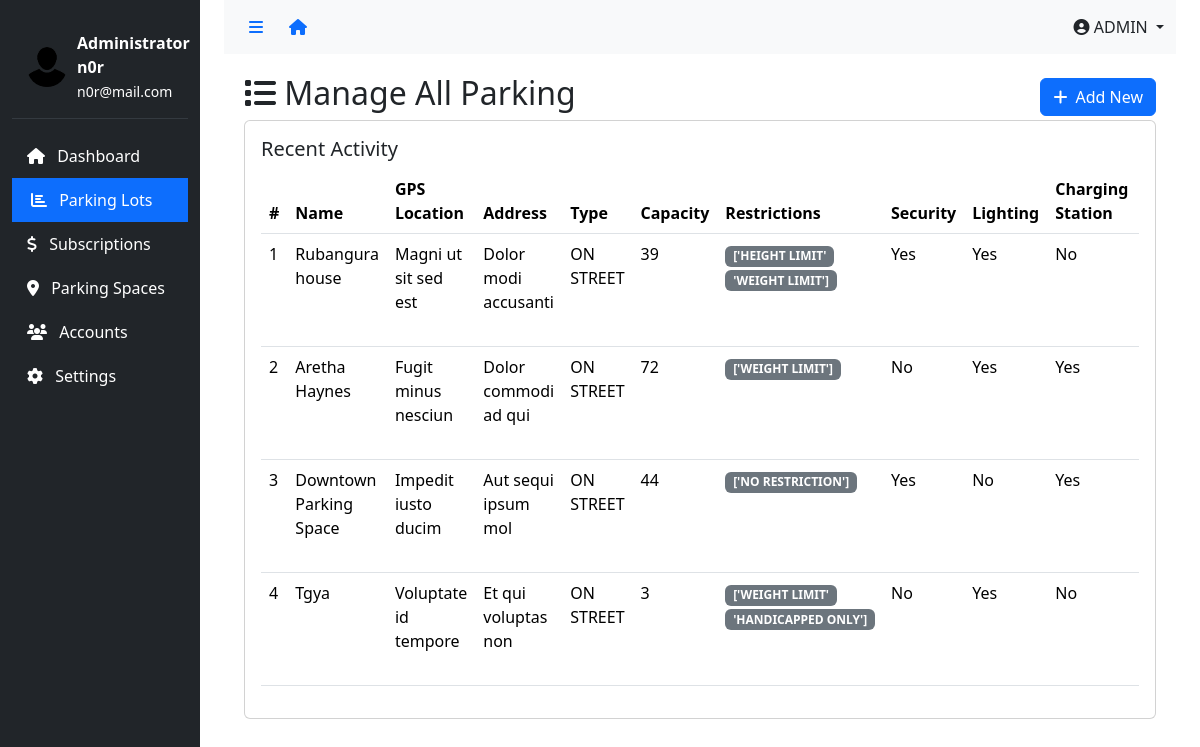
The page /dashboard/parking (signed in) on the database as committed earlier.
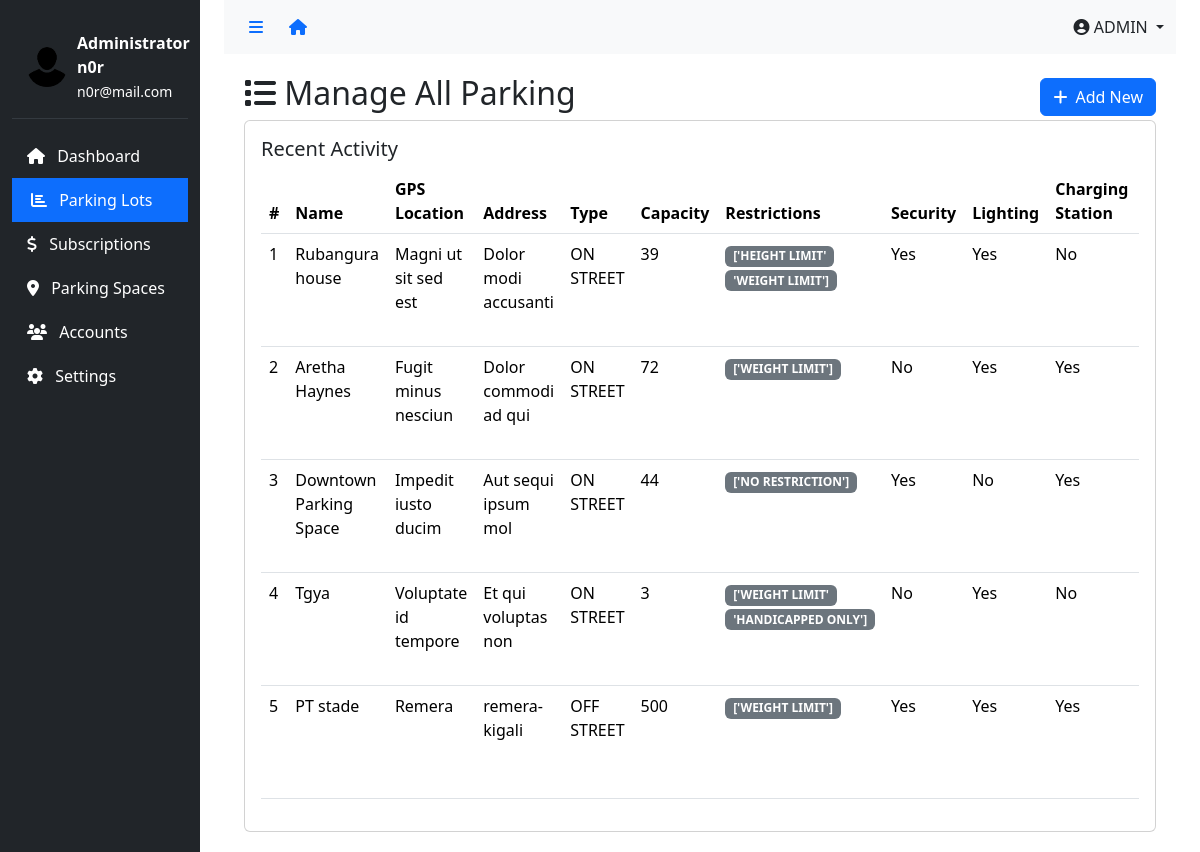
The same page on the database as committed later.
### app/models.py (models this page shows, shortened)
class ParkingLot(models.Model):
    name = models.CharField(max_length=255, unique=True)
    gpsLocation = models.CharField(max_length=255)
    address = models.CharField(max_length=255)
    type = models.CharField(max_length=20, choices=[('ON STREET', 'On Street'), ('OFF STREET', 'Off Street')], default='ON STREET')
    capacity = models.IntegerField()
    restrictions = models.CharField(max_length=255, blank=True, null=True)  # Store as a comma-separated string
    security = models.BooleanField(default=False)
    lighting = models.BooleanField(default=False)
    chargingStation = models.BooleanField(default=False)
    manager_1 = models.ForeignKey('User', related_name='primary_manager', null=True, on_delete=models.SET_NULL)
    manager_2 = models.ForeignKey('User', related_name='secondary_manager', null=True, blank=True, on_delete=models.SET_NULL)
    created_at = models.DateTimeField(auto_now_add=True)
    @property
    def restrictions_list(self):
        if not self.restrictions:
            return []
        return [restriction.strip() for restriction in self.restrictions.split(',') if restriction.strip()]

### app/views.py (the view)
# urls.py: path('dashboard/parking', views.parking, name="parking"),
@login_required
@admin_required
def parking(request):
    parking_lots = ParkingLot.objects.all()
    for lot in parking_lots:
        if lot.restrictions:  # Check if restrictions exist
            restrictions = lot.restrictions_list
    return render(request, 'dashboard/parking.html', {'parking_lots': parking_lots, 'active_menu': 'parking'})

### app/templates/app/dashboard/parking.html (shortened to what this page needs)
{% extends 'dashboard/base.html' %}
{% block content %}
<div class="content">
    <div class="d-flex justify-content-between align-items-center">
        <h2><i class="fas fa-list"></i> Manage All Parking</h2>
        <a href="{% url 'create_parking_lot' %}" class="btn btn-primary"><i class="fas fa-plus me-2"></i>Add New</a>
    </div>
  <div class="card">
    <div class="card-body">
      <h5 class="card-title">Recent Activity</h5>
      <div class="table-responsive">
        <table class="table" id="activityTable">
          <thead>
            <tr>
              <th>#</th>
              <th>Name</th>
              <th>GPS Location</th>
              <th>Address</th>
              <th>Type</th>
              <th>Capacity</th>
              <th>Restrictions</th>
              <th>Security</th>
              <th>Lighting</th>
              <th>Charging Station</th>
              <th>Manager 1</th>
            </tr>
          </thead>
          <tbody>
            {% for parking_lot in parking_lots %}
            <tr>
              <td>{{ forloop.counter }}</td>
              <td>{{ parking_lot.name }}</td>
              <td>{{ parking_lot.gpsLocation }}</td>
              <td>{{ parking_lot.address }}</td>
              <td>{{ parking_lot.type }}</td>
              <td>{{ parking_lot.capacity }}</td>
              <td>
                {% for restriction in parking_lot.restrictions_list %}
                  <span class="badge bg-secondary">{{ restriction }}</span>
                {% empty %}
                  <span class="text-muted">No restrictions</span>
                {% endfor %}
              </td>
              <td>{{ parking_lot.security|yesno:"Yes,No" }}</td>
              <td>{{ parking_lot.lighting|yesno:"Yes,No" }}</td>
              <td>{{ parking_lot.chargingStation|yesno:"Yes,No" }}</td>
              <td>{{ parking_lot.manager_1.username }}</td>
            </tr>
            {% endfor %}
          </tbody>
        </table>
      </div>
    </div>
  </div>
{% endblock %}

Rows that differ between the two databases and show on the page:
added ParkingLot: name "PT stade", gpsLocation "Remera", address "remera-kigali", type "OFF STREET", capacity "500", restrictions_list "['WEIGHT LIMIT']", security "Yes", lighting "Yes", chargingStation "Yes"
